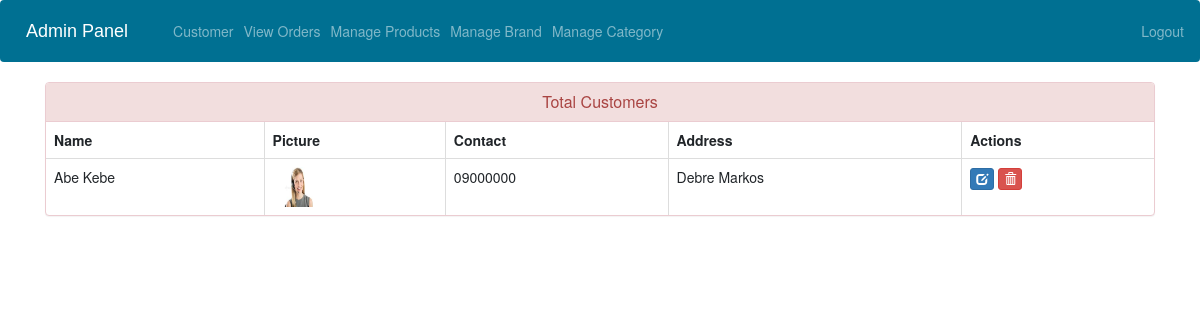
The page /view-customer (signed in) on the database as committed earlier.
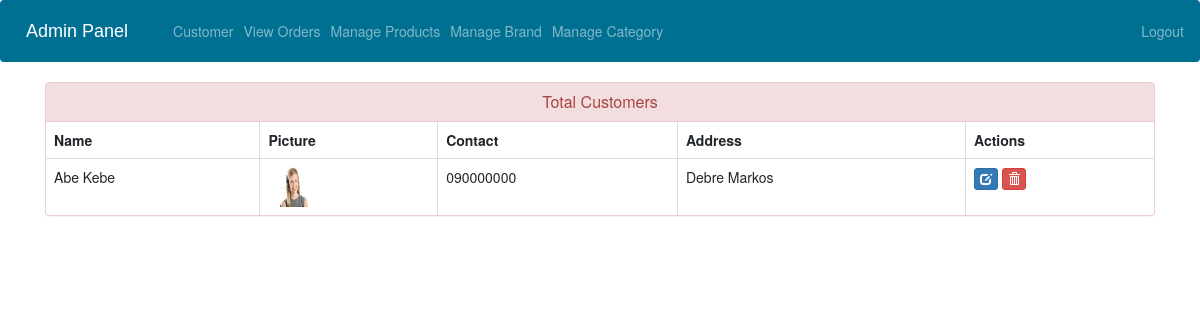
The same page on the database as committed later.
### shoeshop/models.py (models this page shows, shortened)
class Customer(models.Model):
    user=models.OneToOneField(User,on_delete=models.CASCADE)
    profile_pic= models.ImageField(upload_to='profile_pic/CustomerProfilePic/',null=True,blank=True)
    address = models.CharField(max_length=40)
    mobile = models.CharField(max_length=20,null=False)
    @property
    def get_name(self):
        return self.user.first_name+" "+self.user.last_name

### shoeshop/views.py (the view)
# urls.py: path('view-customer', views.view_customer_view, name='view-customer'),
@login_required(login_url='adminlogin')
def view_customer_view(request):
    customers = models.Customer.objects.all()
    return render(request,
                  'shoeshop/view_customer.html',
                  {'customers': customers})

### templates/shoeshop/view_customer.html (shortened to what this page needs)
{% extends 'shoeshop/admin_base.html' %}
{% load static %}
{% block content %}
<head>
  <link href="//netdna.bootstrapcdn.com/bootstrap/3.0.0/css/bootstrap.min.css" rel="stylesheet" id="bootstrap-css">
</head>
<div class="container">
  <div class="panel panel-danger">
    <div class="panel-heading">
      <h6 class="panel-title">Total Customers</h6>
    </div>
    <table class="table table-hover table-bordered" id="dev-table">
      <thead>
        <tr>
          <th>Name</th>
          <th>Picture</th>
          <th>Contact</th>
          <th>Address</th>
          <th>Actions</th>
        </tr>
      </thead>
      {% for c in customers %}
      <tr>
        <td> {{c.get_name}}</td>
        <td> <img src="{% static c.profile_pic.url %}" alt="Profile Pic" height="40px" width="40px" /></td>
        <td>{{c.mobile}}</td>
        <td>{{c.address}}</td>
        <td><a class="btn btn-primary btn-xs" href="{% url 'update-customer' c.id  %}"><span class="glyphicon glyphicon-edit"></span></a>
        <a class="btn btn-danger btn-xs" href="{% url 'delete-customer' c.id  %}"><span class="glyphicon glyphicon-trash"></span></a></td>
      </tr>
      {% endfor %}
    </table>
  </div>
</div>
{% endblock content %}

Rows that differ between the two databases and show on the page:
changed Customer "Debre Markos": mobile "09000000" → "090000000"
